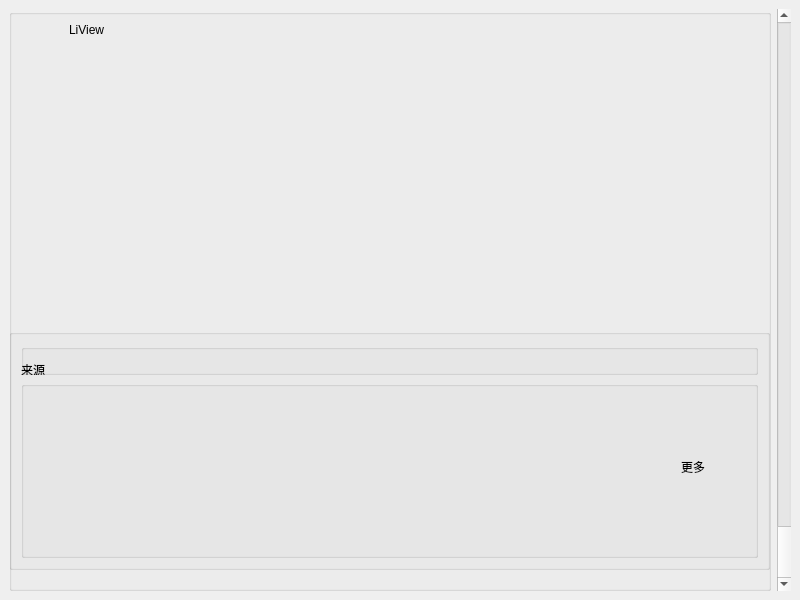
<?xml version="1.0" encoding="UTF-8"?>
<ui version="4.0">
 <class>MainWindow</class>
 <widget class="QMainWindow" name="MainWindow">
  <property name="geometry">
   <rect>
    <x>0</x>
    <y>0</y>
    <width>800</width>
    <height>600</height>
   </rect>
  </property>
  <property name="windowTitle">
   <string>MainWindow</string>
  </property>
  <widget class="QWidget" name="centralwidget">
   <layout class="QHBoxLayout" name="horizontalLayout">
    <item>
     <widget class="QGroupBox" name="groupBox">
      <property name="styleSheet">
       <string notr="true">font: 24pt &quot;CommercialScript BT&quot;;</string>
      </property>
      <property name="title">
       <string/>
      </property>
      <widget class="QLabel" name="label">
       <property name="geometry">
        <rect>
         <x>0</x>
         <y>40</y>
         <width>761</width>
         <height>281</height>
        </rect>
       </property>
       <property name="text">
        <string/>
       </property>
       <property name="pixmap">
        <pixmap resource="C:/Users/Administrator/Desktop/logo.qrc">:/img/I:/amadeus/LiView/img/background.jpg</pixmap>
       </property>
       <property name="scaledContents">
        <bool>true</bool>
       </property>
      </widget>
      <widget class="QLabel" name="label_2">
       <property name="geometry">
        <rect>
         <x>60</x>
         <y>0</y>
         <width>701</width>
         <height>41</height>
        </rect>
       </property>
       <property name="text">
        <string>LiView</string>
       </property>
      </widget>
      <widget class="QLabel" name="label_3">
       <property name="geometry">
        <rect>
         <x>0</x>
         <y>0</y>
         <width>54</width>
         <height>41</height>
        </rect>
       </property>
       <property name="text">
        <string/>
       </property>
       <property name="pixmap">
        <pixmap resource="C:/Users/Administrator/Desktop/logo.qrc">:/img/I:/amadeus/LiView/img/icon.jpg</pixmap>
       </property>
       <property name="scaledContents">
        <bool>true</bool>
       </property>
      </widget>
      <widget class="QGroupBox" name="groupBox_2">
       <property name="geometry">
        <rect>
         <x>0</x>
         <y>320</y>
         <width>761</width>
         <height>241</height>
        </rect>
       </property>
       <property name="title">
        <string/>
       </property>
       <layout class="QVBoxLayout" name="verticalLayout">
        <item>
         <widget class="QGroupBox" name="groupBox_3">
          <property name="sizePolicy">
           <sizepolicy hsizetype="Preferred" vsizetype="Maximum">
            <horstretch>0</horstretch>
            <verstretch>0</verstretch>
           </sizepolicy>
          </property>
          <property name="title">
           <string/>
          </property>
          <widget class="QLabel" name="label_5">
           <property name="geometry">
            <rect>
             <x>0</x>
             <y>10</y>
             <width>201</width>
             <height>31</height>
            </rect>
           </property>
           <property name="text">
            <string>来源</string>
           </property>
          </widget>
          <widget class="Line" name="line">
           <property name="geometry">
            <rect>
             <x>30</x>
             <y>40</y>
             <width>511</width>
             <height>16</height>
            </rect>
           </property>
           <property name="orientation">
            <enum>Qt::Horizontal</enum>
           </property>
          </widget>
         </widget>
        </item>
        <item>
         <widget class="QGroupBox" name="groupBox_4">
          <property name="title">
           <string/>
          </property>
          <widget class="QLabel" name="label_4">
           <property name="geometry">
            <rect>
             <x>0</x>
             <y>0</y>
             <width>121</width>
             <height>171</height>
            </rect>
           </property>
           <property name="text">
            <string/>
           </property>
           <property name="pixmap">
            <pixmap resource="C:/Users/Administrator/Desktop/logo.qrc">:/img/I:/amadeus/LiView/img/66137s.jpg</pixmap>
           </property>
           <property name="scaledContents">
            <bool>true</bool>
           </property>
          </widget>
          <widget class="QLabel" name="label_6">
           <property name="geometry">
            <rect>
             <x>130</x>
             <y>0</y>
             <width>121</width>
             <height>171</height>
            </rect>
           </property>
           <property name="text">
            <string/>
           </property>
           <property name="pixmap">
            <pixmap resource="C:/Users/Administrator/Desktop/logo.qrc">:/img/I:/amadeus/LiView/img/66137s.jpg</pixmap>
           </property>
           <property name="scaledContents">
            <bool>true</bool>
           </property>
          </widget>
          <widget class="QLabel" name="label_7">
           <property name="geometry">
            <rect>
             <x>270</x>
             <y>0</y>
             <width>121</width>
             <height>171</height>
            </rect>
           </property>
           <property name="text">
            <string/>
           </property>
           <property name="pixmap">
            <pixmap resource="C:/Users/Administrator/Desktop/logo.qrc">:/img/I:/amadeus/LiView/img/66137s.jpg</pixmap>
           </property>
           <property name="scaledContents">
            <bool>true</bool>
           </property>
          </widget>
          <widget class="QLabel" name="label_8">
           <property name="geometry">
            <rect>
             <x>400</x>
             <y>0</y>
             <width>121</width>
             <height>171</height>
            </rect>
           </property>
           <property name="text">
            <string/>
           </property>
           <property name="pixmap">
            <pixmap resource="C:/Users/Administrator/Desktop/logo.qrc">:/img/I:/amadeus/LiView/img/66137s.jpg</pixmap>
           </property>
           <property name="scaledContents">
            <bool>true</bool>
           </property>
          </widget>
          <widget class="QLabel" name="label_9">
           <property name="geometry">
            <rect>
             <x>530</x>
             <y>0</y>
             <width>121</width>
             <height>171</height>
            </rect>
           </property>
           <property name="text">
            <string/>
           </property>
           <property name="pixmap">
            <pixmap resource="C:/Users/Administrator/Desktop/logo.qrc">:/img/I:/amadeus/LiView/img/66137s.jpg</pixmap>
           </property>
           <property name="scaledContents">
            <bool>true</bool>
           </property>
          </widget>
          <widget class="QLabel" name="label_10">
           <property name="geometry">
            <rect>
             <x>660</x>
             <y>50</y>
             <width>71</width>
             <height>71</height>
            </rect>
           </property>
           <property name="text">
            <string>更多</string>
           </property>
          </widget>
         </widget>
        </item>
       </layout>
      </widget>
     </widget>
    </item>
    <item>
     <widget class="QScrollBar" name="verticalScrollBar">
      <property name="value">
       <number>99</number>
      </property>
      <property name="sliderPosition">
       <number>99</number>
      </property>
      <property name="orientation">
       <enum>Qt::Vertical</enum>
      </property>
     </widget>
    </item>
   </layout>
  </widget>
 </widget>
 <resources>
  <include location="C:/Users/Administrator/Desktop/logo.qrc"/>
 </resources>
 <connections/>
</ui>
